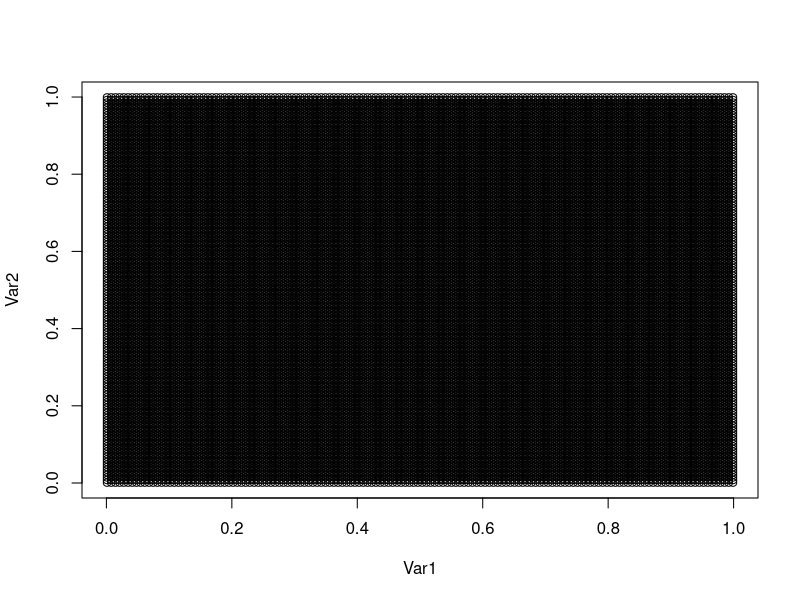
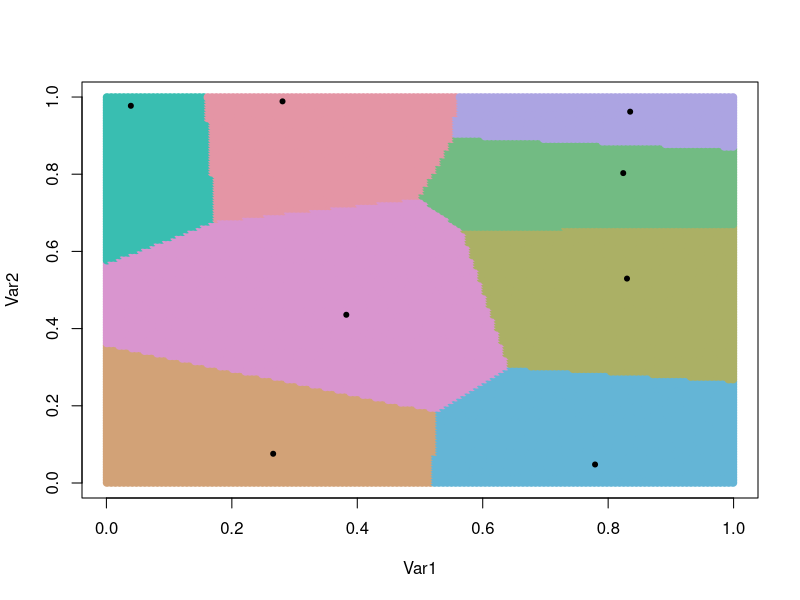
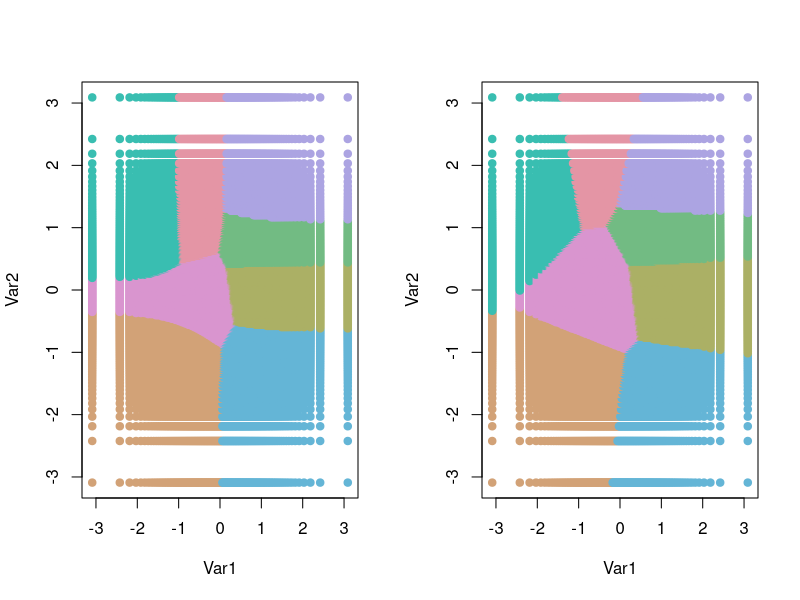

The R source for these figures, in order:
library(fields)
library(colorspace)
s1 <- s2 <- seq(0.001, 0.999, length = 150)
s <- as.matrix(expand.grid(s1, s2))

nknots <- 8
w1 <- runif(8, 0, 1)
w2 <- runif(8, 0, 1)

w <- cbind(w1, w2)

s.star <- qnorm(s)
w.star <- qnorm(w)

d.star <- rdist(s.star, w.star)
d <- rdist(s, w)

get.min <- function(vec) {
  return (which(vec == min(vec)))
}

part.star <- apply(d.star, 1, get.min)
part      <- apply(d, 1, get.min)

plot(s)
plot(s, pch = 19, col = rainbow_hcl(8)[part])
points(w, pch = 20, col = 1)

par(mfrow = c(1, 2))
plot(s.star, pch = 19, col = rainbow_hcl(8)[part])
plot(s.star, pch = 19, col = rainbow_hcl(8)[part.star])
